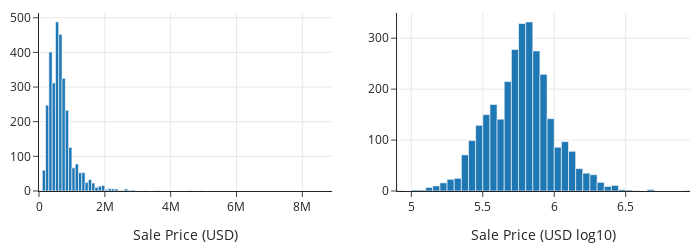

The notebook cell saved with this chart:
### Markdown cell above
Another common way to adjust scale is to transform the data or the plot's axes. 
We use transformations for skewed data so that it is easier to inspect the distribution.
And, when the transformation produces a symmetric distribution, the symmetry carries with it useful properties for modeling (see {numref}`Chapter %s <ch:linear>`).

There are multiple ways to transform data, but the log-transformation tends to be especially useful.
For instance, we've reproduced two histograms of SF house sale prices below.
The left histogram is the original data.
On the right, we've taken the log (base 10) of the prices before plotting:

### Code cell
sfl = sfh.assign(log_price=np.log10(sfh['price']))

orig = px.histogram(sfl, x='price', nbins=100,
                    width=350, height=250)
logged = px.histogram(sfl, x='log_price',
                      nbins=50,
                      width=350, height=250)

fig = left_right(orig, logged)
fig.update_xaxes(title_text='Sale Price (USD)', row=1, col=1)
fig.update_xaxes(title_text='Sale Price (USD log10)', row=1, col=2)
fig.show()

### Figure 1 — Plotly figure (JSON) as saved in the notebook; plotly's stock layout.template omitted (floating-point values rounded to 4 significant figures; data arrays with more than 128 entries replaced by an {"elided": "..."} marker saying what was removed)
{"data": [{"alignmentgroup": "True", "hovertemplate": "price=%{x}<br>count=%{y}<extra></extra>", "legendgroup": "", "marker": {"color": "#1F77B4", "pattern": {"shape": ""}}, "name": "", "nbinsx": 100, "offsetgroup": "", "orientation": "v", "showlegend": false, "type": "histogram", "x": {"elided": "3065 int values"}, "xaxis": "x", "yaxis": "y"}, {"alignmentgroup": "True", "hovertemplate": "log_price=%{x}<br>count=%{y}<extra></extra>", "legendgroup": "", "marker": {"color": "#1F77B4", "pattern": {"shape": ""}}, "name": "", "nbinsx": 50, "offsetgroup": "", "orientation": "v", "showlegend": false, "type": "histogram", "x": {"elided": "3065 float values"}, "xaxis": "x2", "yaxis": "y2"}], "layout": {"height": 250, "width": 700, "xaxis": {"anchor": "y", "autorange": true, "domain": [0, 0.45], "range": [-0.5, 8900000.0], "title": {"text": "Sale Price (USD)"}, "type": "linear"}, "xaxis2": {"anchor": "y2", "autorange": true, "domain": [0.55, 1], "range": [4.9, 6.95], "title": {"text": "Sale Price (USD log10)"}, "type": "linear"}, "yaxis": {"anchor": "x", "autorange": true, "domain": [0, 1], "range": [0, 513.7]}, "yaxis2": {"anchor": "x2", "autorange": true, "domain": [0, 1], "range": [0, 349.5]}}}
